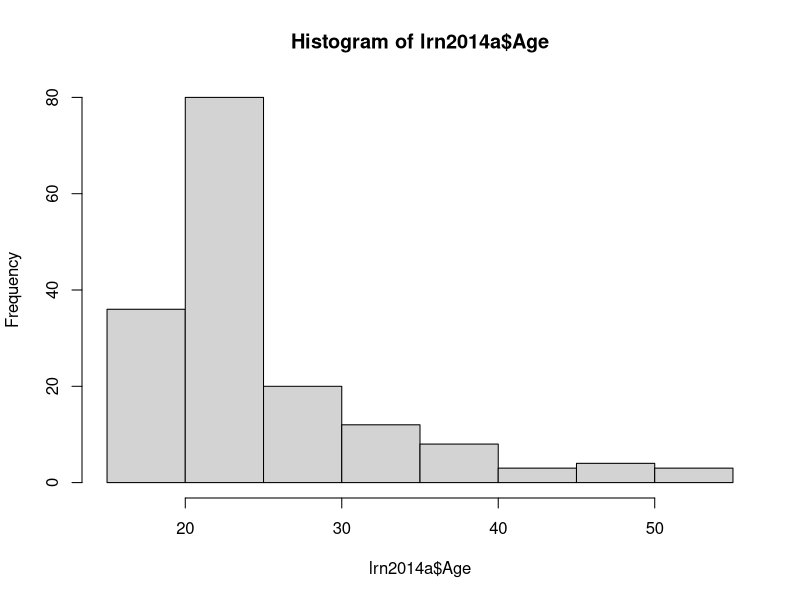
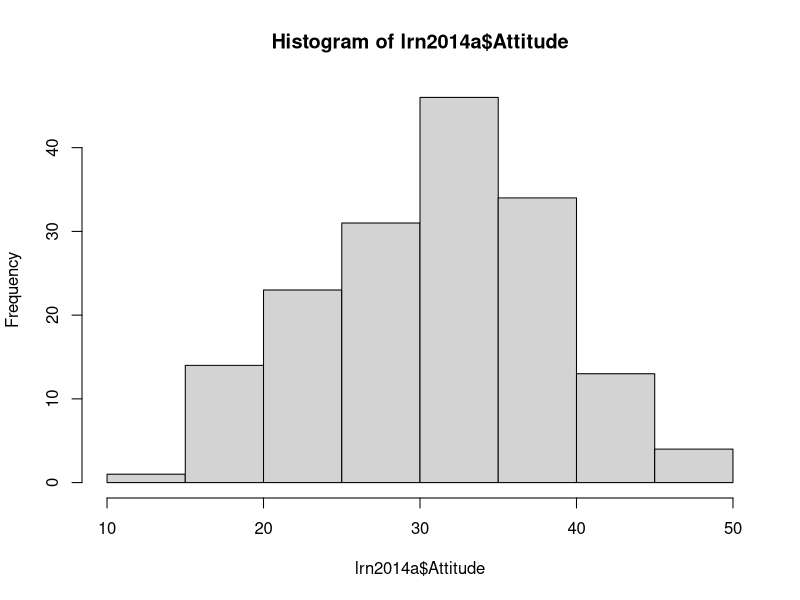
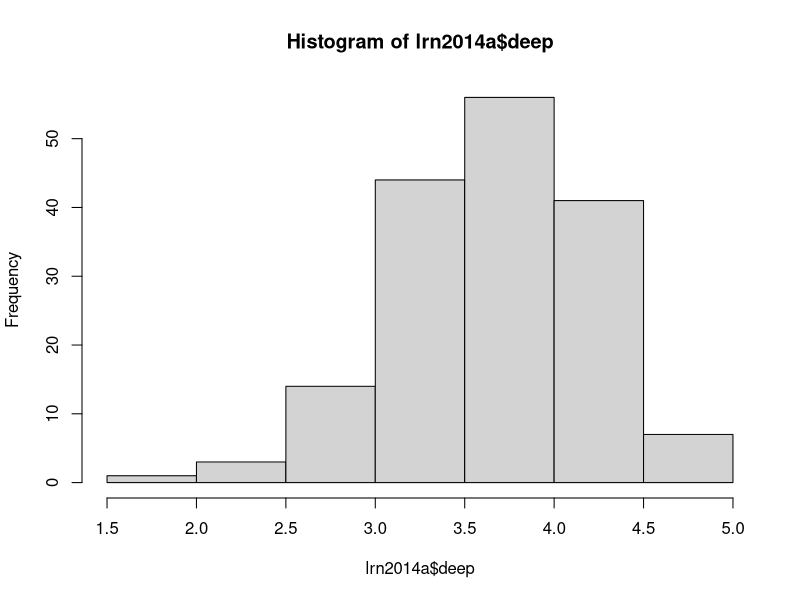
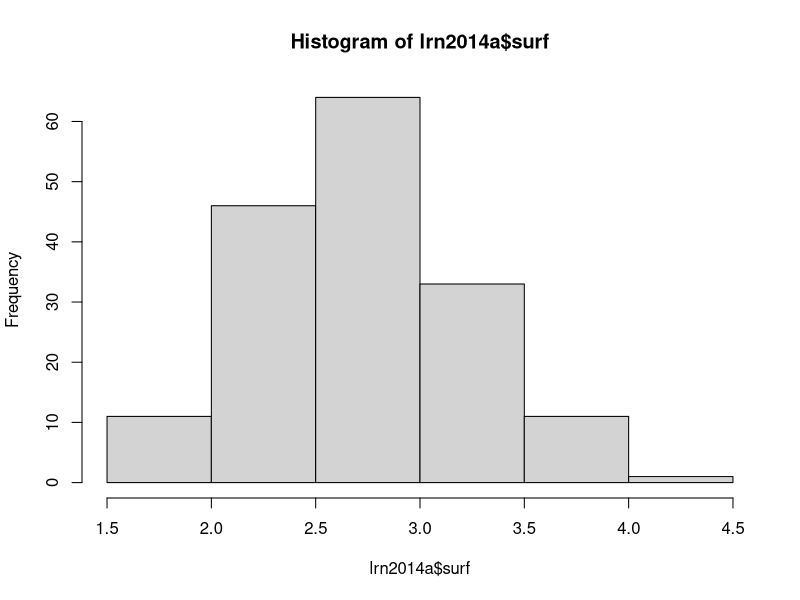
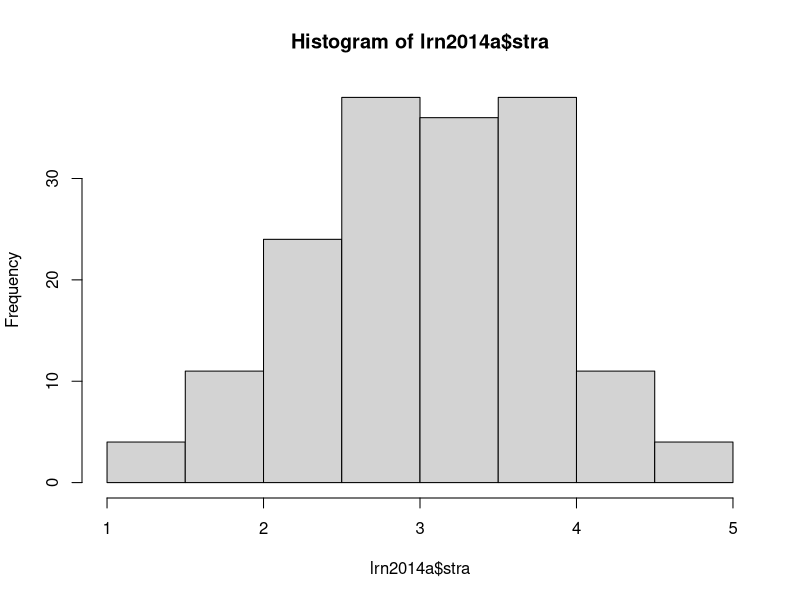
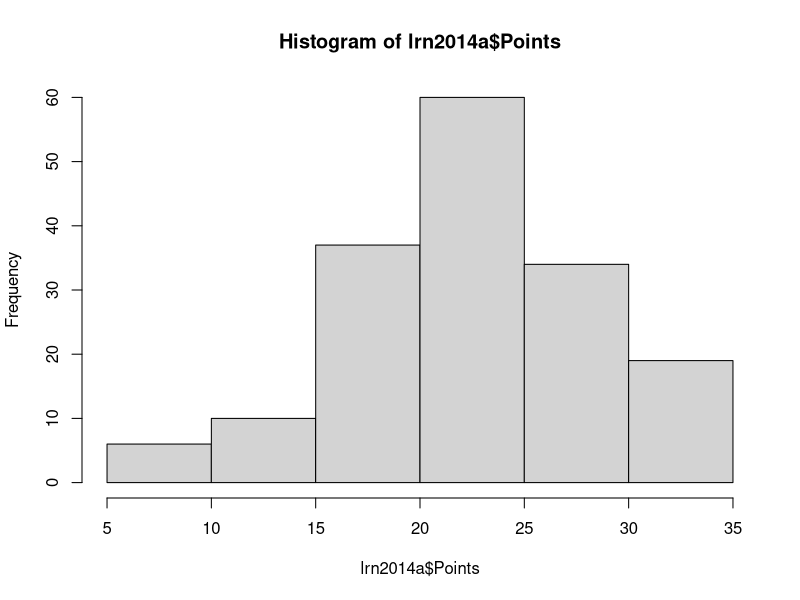

The R source for these figures, in order: (Note: this script raises an error after producing the figures.)
## ---- chunk 1
lrn2014a <- read.csv("lrn2014a.csv", row.names = 1)
str(lrn2014a)
head(lrn2014a)
## ---- chunk 2
hist(lrn2014a$Age)
hist(lrn2014a$Attitude)
hist(lrn2014a$deep)
hist(lrn2014a$surf)
hist(lrn2014a$stra)
hist(lrn2014a$Points)

summary(lrn2014a$gender)
summary(lrn2014a$Age)
summary(lrn2014a$Points)

sum(lrn2014a$gender == "F")/(sum(lrn2014a$gender == "F") + 
                               sum(lrn2014a$gender == "M"))

pairs(lrn2014a)

cor(lrn2014a$deep, lrn2014a$surf)
cor(lrn2014a$Attitude, lrn2014a$Points)
## ---- chunk 3
m1 <- lm(Points ~ Attitude + Age + deep, data = lrn2014a)
summary(m1)

m2 <- lm(Points ~ Attitude, data = lrn2014a)
summary(m2)
summary(lrn2014a$Attitude)
## ---- chunk 4
par(mfrow = c(2, 2))
plot(m2, which = c(1, 2, 5))
